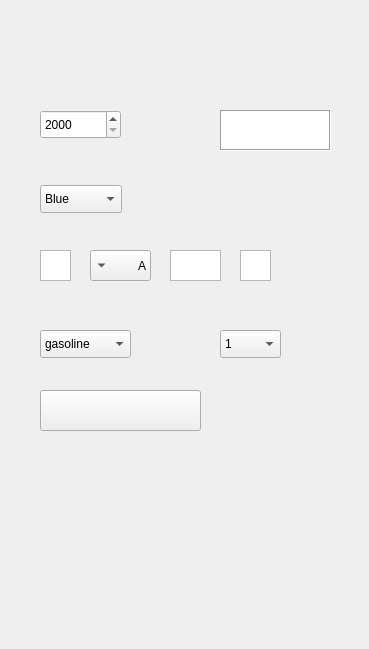
    <widget class="QWidget" name="get_machine_baxi_info">
     <widget class="QLabel" name="label_12">
      <property name="geometry">
       <rect>
        <x>0</x>
        <y>0</y>
        <width>360</width>
        <height>640</height>
       </rect>
      </property>
      <property name="text">
       <string/>
      </property>
      <property name="pixmap">
       <pixmap>../image/get_machine_baxi_info/get_machine_baxi_info.png</pixmap>
      </property>
     </widget>
     <widget class="QPushButton" name="pushButt_next_get_machine_baxi_info">
      <property name="geometry">
       <rect>
        <x>40</x>
        <y>465</y>
        <width>271</width>
        <height>29</height>
       </rect>
      </property>
      <property name="text">
       <string/>
      </property>
      <property name="flat">
       <bool>true</bool>
      </property>
     </widget>
     <widget class="QPushButton" name="pushButt_back_get_machine_baxi_info">
      <property name="geometry">
       <rect>
        <x>40</x>
        <y>525</y>
        <width>271</width>
        <height>29</height>
       </rect>
      </property>
      <property name="text">
       <string/>
      </property>
      <property name="flat">
       <bool>true</bool>
      </property>
     </widget>
     <widget class="QPushButton" name="machine_card_get_machine_baxi_info">
      <property name="geometry">
       <rect>
        <x>40</x>
        <y>390</y>
        <width>161</width>
        <height>41</height>
       </rect>
      </property>
      <property name="text">
       <string/>
      </property>
      <property name="flat">
       <bool>false</bool>
      </property>
     </widget>
     <widget class="QTextEdit" name="machine_name_get_machine_baxi_info">
      <property name="geometry">
       <rect>
        <x>220</x>
        <y>110</y>
        <width>111</width>
        <height>41</height>
       </rect>
      </property>
      <property name="frameShape">
       <enum>QFrame::Box</enum>
      </property>
     </widget>
     <widget class="QComboBox" name="machine_capacity_get_machine_baxi_info">
      <property name="geometry">
       <rect>
        <x>220</x>
        <y>330</y>
        <width>61</width>
        <height>28</height>
       </rect>
      </property>
      <property name="layoutDirection">
       <enum>Qt::LeftToRight</enum>
      </property>
      <item>
       <property name="text">
        <string>1</string>
       </property>
      </item>
      <item>
       <property name="text">
        <string>2</string>
       </property>
      </item>
      <item>
       <property name="text">
        <string>3</string>
       </property>
      </item>
      <item>
       <property name="text">
        <string>4</string>
       </property>
      </item>
      <item>
       <property name="text">
        <string>5</string>
       </property>
      </item>
      <item>
       <property name="text">
        <string>6</string>
       </property>
      </item>
      <item>
       <property name="text">
        <string>7</string>
       </property>
      </item>
     </widget>
     <widget class="QComboBox" name="machine_fuel_get_machine_baxi_info">
      <property name="geometry">
       <rect>
        <x>40</x>
        <y>330</y>
        <width>91</width>
        <height>28</height>
       </rect>
      </property>
      <property name="layoutDirection">
       <enum>Qt::LeftToRight</enum>
      </property>
      <item>
       <property name="text">
        <string>gasoline</string>
       </property>
      </item>
      <item>
       <property name="text">
        <string>CNG</string>
       </property>
      </item>
      <item>
       <property name="text">
        <string>dual</string>
       </property>
      </item>
      <item>
       <property name="text">
        <string>electricity</string>
       </property>
      </item>
     </widget>
     <widget class="QTextEdit" name="two_digit_right_pelak_get_machine_baxi_info">
      <property name="geometry">
       <rect>
        <x>240</x>
        <y>250</y>
        <width>31</width>
        <height>31</height>
       </rect>
      </property>
      <property name="frameShape">
       <enum>QFrame::StyledPanel</enum>
      </property>
     </widget>
     <widget class="QTextEdit" name="three_digit_pelak_get_machine_baxi_info">
      <property name="geometry">
       <rect>
        <x>170</x>
        <y>250</y>
        <width>51</width>
        <height>31</height>
       </rect>
      </property>
      <property name="layoutDirection">
       <enum>Qt::LeftToRight</enum>
      </property>
      <property name="frameShape">
       <enum>QFrame::StyledPanel</enum>
      </property>
     </widget>
     <widget class="QComboBox" name="alphabet_get_machine_baxi_info">
      <property name="geometry">
       <rect>
        <x>90</x>
        <y>250</y>
        <width>61</width>
        <height>31</height>
       </rect>
      </property>
      <property name="layoutDirection">
       <enum>Qt::RightToLeft</enum>
      </property>
      <item>
       <property name="text">
        <string>A</string>
       </property>
      </item>
      <item>
       <property name="text">
        <string>B</string>
       </property>
      </item>
      <item>
       <property name="text">
        <string>C</string>
       </property>
      </item>
      <item>
       <property name="text">
        <string>E</string>
       </property>
      </item>
      <item>
       <property name="text">
        <string>U</string>
       </property>
      </item>
      <item>
       <property name="text">
        <string>Q</string>
       </property>
      </item>
      <item>
       <property name="text">
        <string>W</string>
       </property>
      </item>
      <item>
       <property name="text">
        <string>O</string>
       </property>
      </item>
      <item>
       <property name="text">
        <string>K</string>
       </property>
      </item>
     </widget>
     <widget class="QTextEdit" name="two_digit_left_pelak_get_machine_baxi_info">
      <property name="geometry">
       <rect>
        <x>40</x>
        <y>250</y>
        <width>31</width>
        <height>31</height>
       </rect>
      </property>
     </widget>
     <widget class="QComboBox" name="machine_color_get_machine_baxi_info">
      <property name="geometry">
       <rect>
        <x>40</x>
        <y>185</y>
        <width>82</width>
        <height>28</height>
       </rect>
      </property>
      <property name="layoutDirection">
       <enum>Qt::LeftToRight</enum>
      </property>
      <item>
       <property name="text">
        <string>Blue</string>
       </property>
      </item>
      <item>
       <property name="text">
        <string>White</string>
       </property>
      </item>
      <item>
       <property name="text">
        <string>Red</string>
       </property>
      </item>
      <item>
       <property name="text">
        <string>Black</string>
       </property>
      </item>
      <item>
       <property name="text">
        <string>Gray</string>
       </property>
      </item>
     </widget>
     <widget class="QSpinBox" name="machine_generate_year_get_machine_baxi_info">
      <property name="geometry">
       <rect>
        <x>40</x>
        <y>110</y>
        <width>81</width>
        <height>29</height>
       </rect>
      </property>
      <property name="minimum">
       <number>2000</number>
      </property>
      <property name="maximum">
       <number>2024</number>
      </property>
      <property name="singleStep">
       <number>1</number>
      </property>
     </widget>
    </widget>
